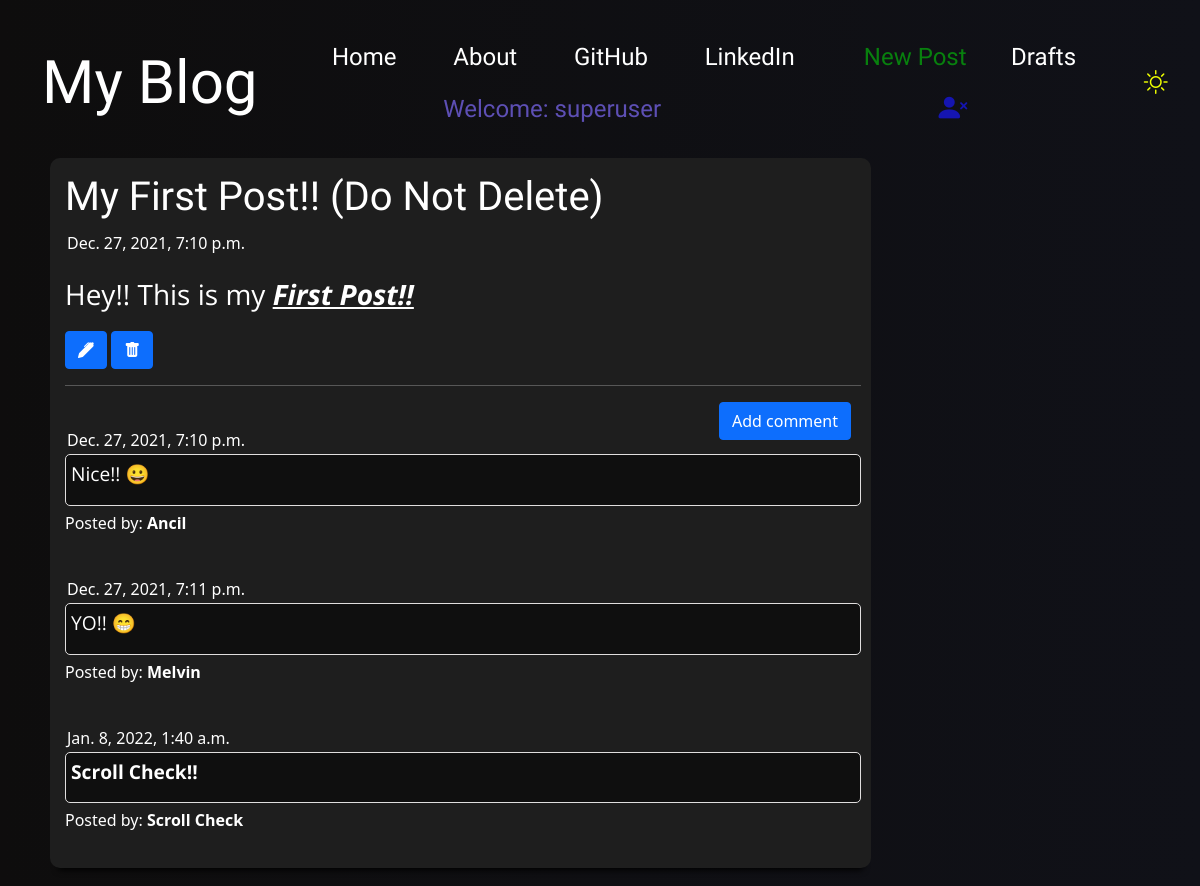
Before: /post/25 (signed in) with the older database file.
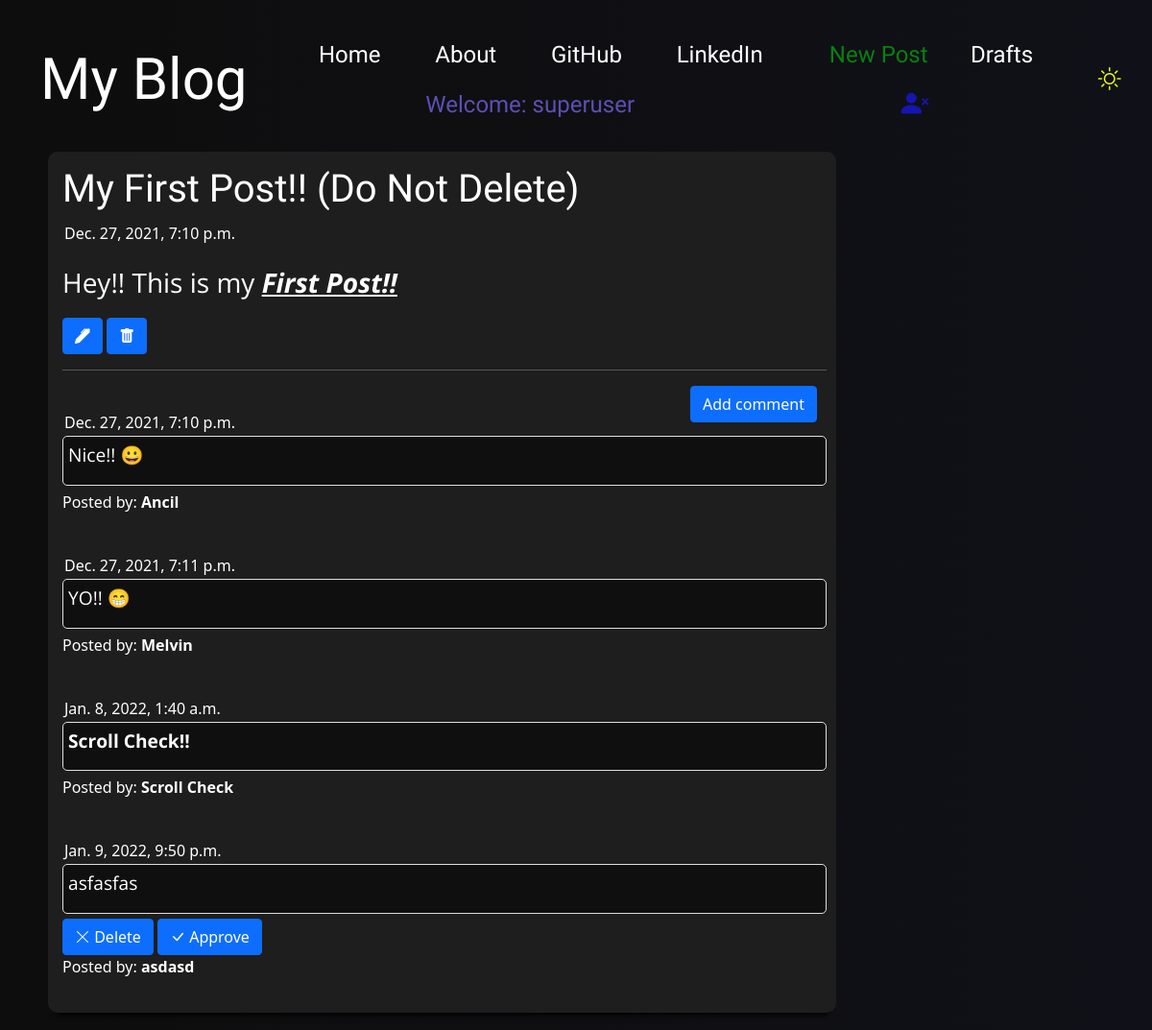
After: the same page with the newer database file.
### blog_app/models.py (models this page shows, shortened)
class Comment(models.Model):
    post = models.ForeignKey('blog_app.Post', related_name='comments',on_delete=models.CASCADE)
    author = models.CharField(max_length=200)
    text = models.TextField()
    created_date= models.DateTimeField(default=timezone.now)
    approved_comment = models.BooleanField(default=False)

### blog_app/views.py (the view)
# urls.py: path('post/<int:pk>', views.PostDetailView.as_view(),name ='post_detail'),
class PostDetailView(DetailView):
    model = Post

### blog_app/templates/blog_app/post_detail.html
{% extends 'blog_app/base.html' %}
{% block content %}
 <div class= "postblock">
    <h1 class='posttitle'>{{ post.title }}</h1>
        {% if post.published_date %}
            <div class="date postdate">
              {{ post.published_date }}
            </div>
        {% else %}
          <a class="btn btn-success cl-mode-icon" href="{% url 'post_publish' pk=post.pk %}">Publish</a>
          <a class="btn btn-outline-warning cl-mode-icon" href="{% url 'post_draft_list' %}">Drafts List</a>
        {% endif %}
            <div class="postcontent">
            <p>{{ post.text|safe|linebreaksbr }}</p>
            </div>
            {% if user.is_authenticated %}
                <a class="btn btn-primary" title="Edit" href="{% url 'post_edit' pk=post.pk %}"><i class="bi bi-pen-fill"></i></a>
                <a class="btn btn-primary" title="Delete" href="{% url 'post_remove' pk=post.pk %}"><i class="bi bi-trash-fill"></i></a>
            {% endif %}
  <hr>
  <a class="btn btn-primary btn-comment" href="{% url 'add_comment_to_post' pk=post.pk %}">Add comment</a>
  {% for comment in post.comments.all %}
  <br>
      {% if user.is_authenticated or comment.approved_comment %}
         <div class="date postdate">{{ comment.created_date }}</div>
         <div class="removeapprove">
            <div class="postcomment">{{ comment.text|safe|linebreaksbr }}</div>
              {% if not comment.approved_comment %}
                  <a class="btn btn-primary" title="Remove" href="{% url 'comment_remove' pk=comment.pk %}"><i class="bi bi-x-lg"></i> Delete</a>
                  <a class="btn btn-primary" title="Approve" href="{% url 'comment_approve' pk=comment.pk %}"><i class="bi bi-check-lg"></i> Approve</a>
                  {% endif %}
              </div>
          <p>Posted by: <strong>{{ comment.author }}</strong></p>
      {% endif %}
  {% empty %}
      <p>No comments posted.</p>
  {% endfor %}
</div>
{% endblock %}

Changed rows visible on the page:
added Comment: created_date "Jan. 9, 2022, 9:50 p.m.", text "asfasfas", approved_comment False (drawn), author "asdasd"
